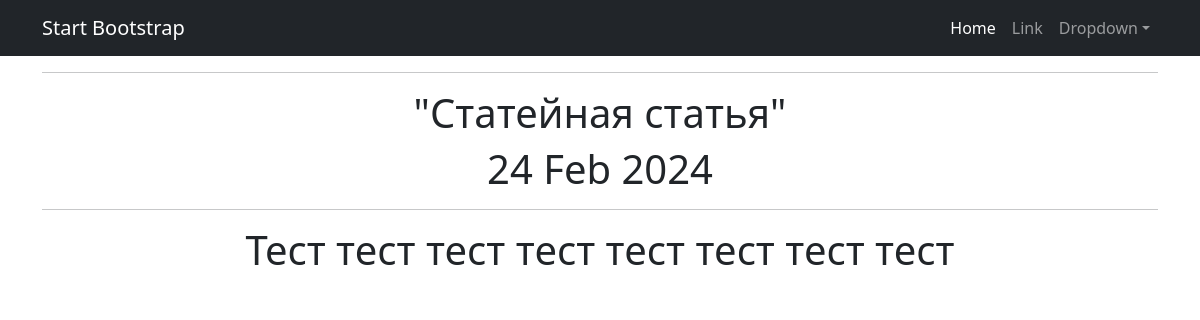
/posts/21, run on the app's committed database.
### news/models.py (models this page shows, shortened)
class Post(models.Model):
    article = "AR"
    news = "NE"
    POSITIONS = [
        (article, "Статья"),
        (news, "Новость"),
    ]
    time_in = models.DateTimeField(auto_now_add=True)
    type_of_post = models.CharField(max_length=2,
                                    choices=POSITIONS,
                                    default=news
                                    )
    heading = models.CharField(max_length=30)
    text_of_post = models.TextField(max_length=2000)
    rating = models.FloatField(default=0.0)
    author = models.ForeignKey(Author, on_delete=models.CASCADE)
    category = models.ManyToManyField(Category, through='PostCategory')

### news/views.py (the view)
# urls.py: path('<int:pk>', PostDetail.as_view(), name='post_detail'),
class PostDetail(DetailView):
    model = Post
    template_name = 'posts_info/post_detail.html'
    context_object_name = 'post'

### news/templatetags/custom_filters.py (called while the page is built)
@register.filter()
def censor(text):
    text_list = text.split()
    censored_text_list = []
    bad_words = ['поездка', 'стоимость']
    for word in text_list:
        clean_word = ''.join(c for c in word if c not in string.punctuation)
        if clean_word.lower() in bad_words:
            censored_word = clean_word[0] + (len(clean_word) - 1) * '*'
            censored_text_list.append(word.replace(clean_word, censored_word))
        else:
            censored_text_list.append(word)
    return ' '.join(censored_text_list)

### templates/posts_info/post_detail.html (shortened to what this page needs)
{% extends 'default.html' %}
{% load custom_filters %}
{% block content %}
<hr>
<h1>"{{ post.heading}}"</h1>
<h1>{{ post.time_in|date:'d M Y'}}</h1>
<hr>
<h1>{{ post.text_of_post|censor}}</h1>
{% endblock content %}

### data on the page
Post: heading "Статейная статья", time_in "24 Feb 2024", text_of_post|censor "Тест тест тест тест тест тест тест тест"
